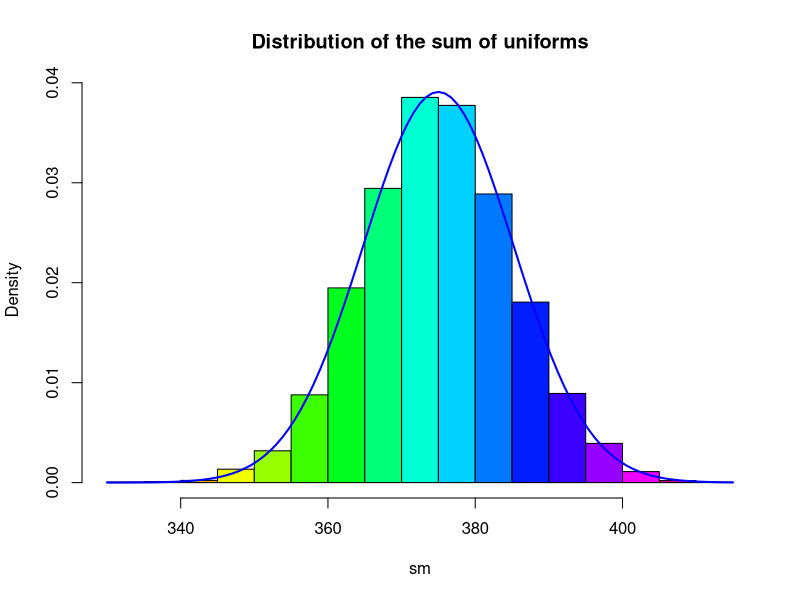
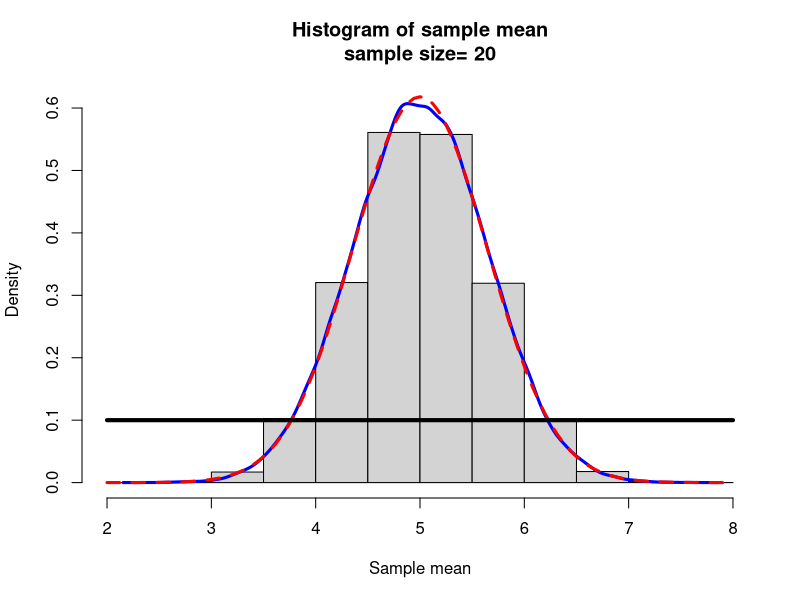
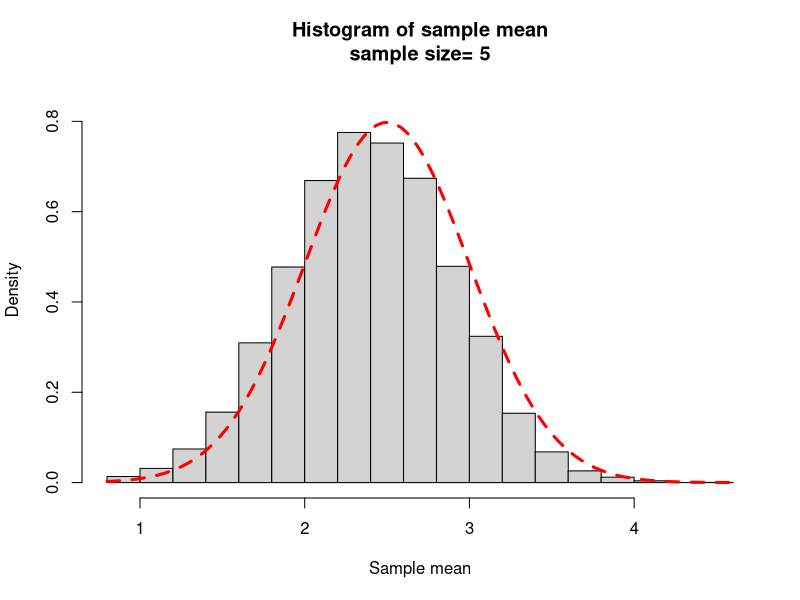
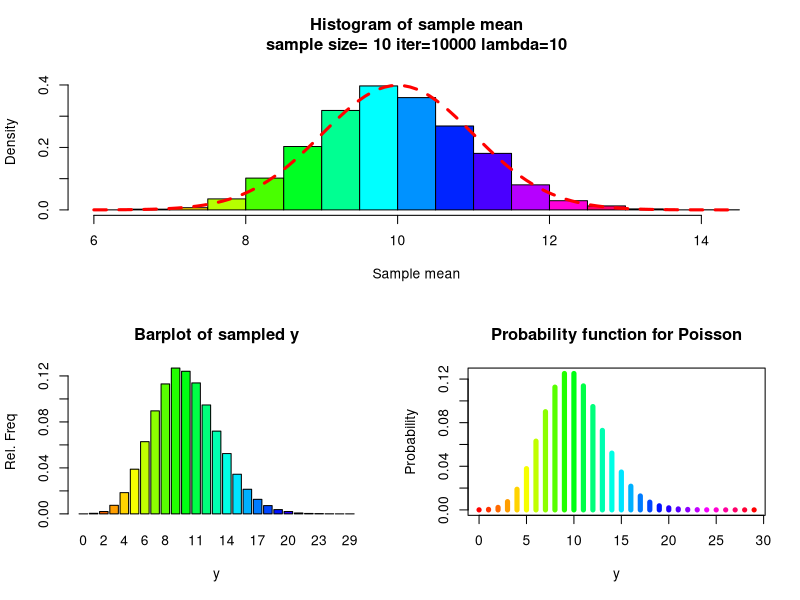
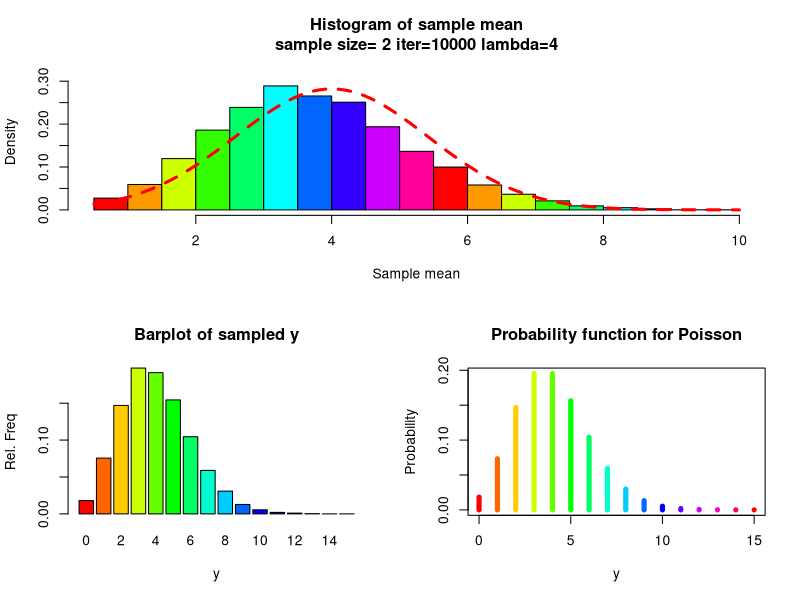
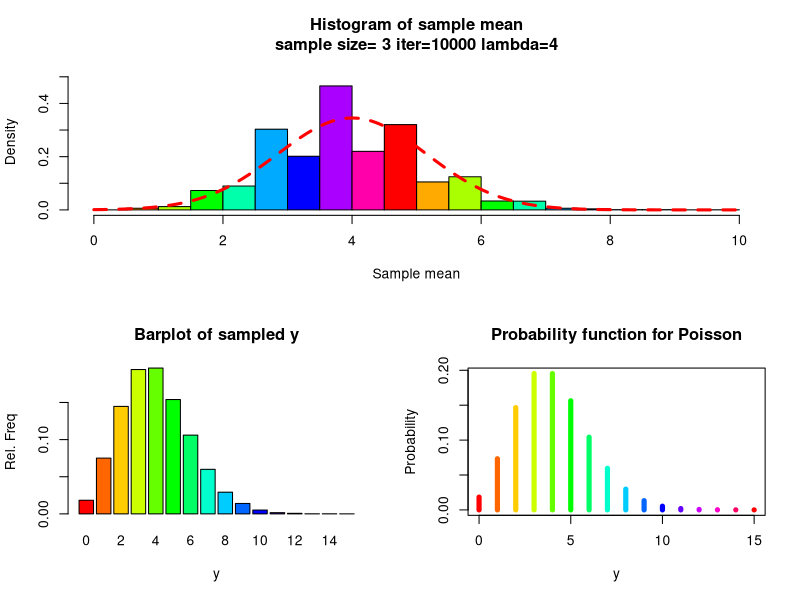
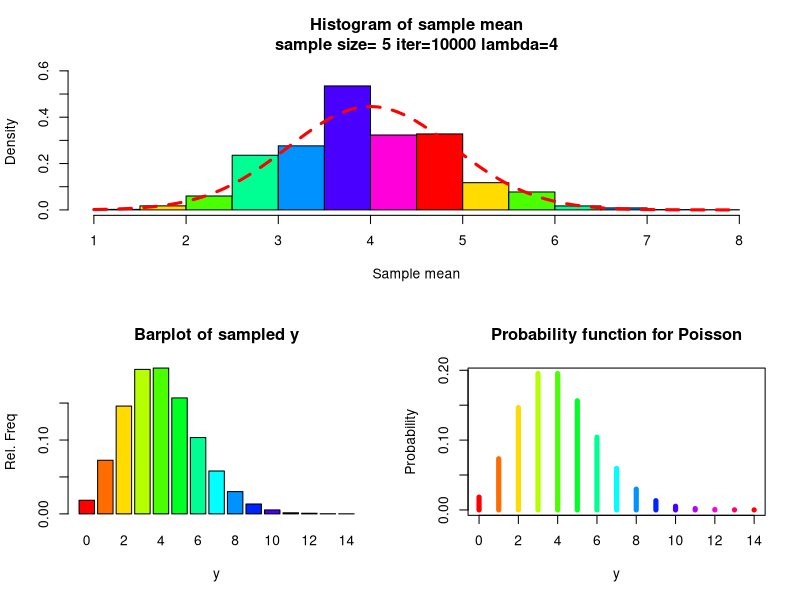
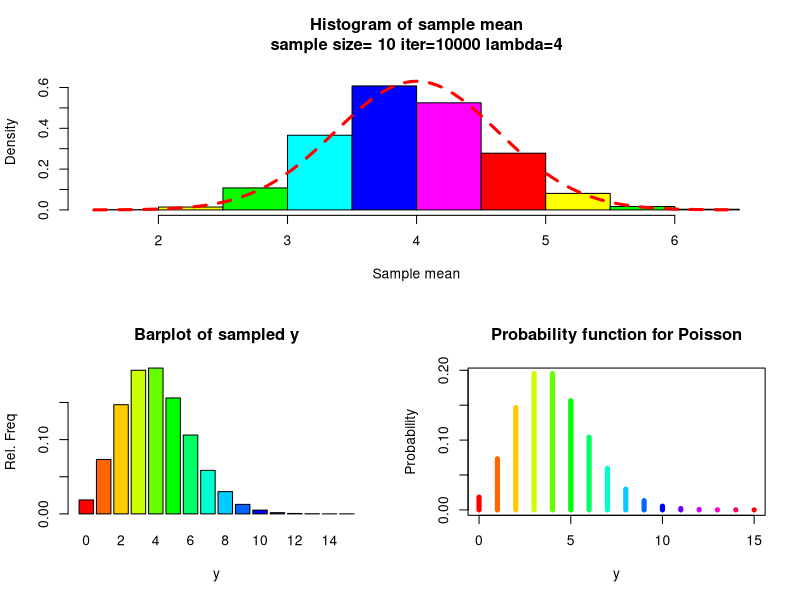

The R source for these figures, in order:

myfun=function(X=6) X^2
myfun(3)
myfun()


myclt=function(n,iter,a=0,b=5){
y=runif(n*iter,a,b)
data=matrix(y,nr=n,nc=iter,byrow=TRUE)
sm=apply(data,2,sum)
h=hist(sm,plot=FALSE)
hist(sm,col=rainbow(length(h$mids)),freq=FALSE,main="Distribution of the sum of uniforms")
curve(dnorm(x,mean=n*(a+b)/2,sd=sqrt(n*(b-a)^2/12)),add=TRUE,lwd=2,col="Blue")
sm
}
w=myclt(n=50,iter=10000,a=5,b=10)

w


################### uniform ##########################
### CLT uniform
## my Central Limit Function
## Notice that I have assigned default values which can be changed when the function is called
mycltu=function(n,iter,a=0,b=10){
## r-random sample from the uniform
y=runif(n*iter,a,b)
## Place these numbers into a matrix
## The columns will correspond to the iteration and the rows will equal the sample size n
data=matrix(y,nr=n,nc=iter,byrow=TRUE)
## apply the function mean to the columns (2) of the matrix
## these are placed in a vector w
w=apply(data,2,mean)
## We will make a histogram of the values in w
## How high should we make y axis?
## All the values used to make a histogram are placed in param (nothing is plotted yet)
param=hist(w,plot=FALSE)
## Since the histogram will be a density plot we will find the max density

ymax=max(param$density)
## To be on the safe side we will add 10% more to this
ymax=1.1*ymax
## Now we can make the histogram
hist(w,freq=FALSE,  ylim=c(0,ymax), main=paste("Histogram of sample mean",
"\n", "sample size= ",n,sep=""),xlab="Sample mean")
## add a density curve made from the sample distribution
lines(density(w),col="Blue",lwd=3) # add a density plot
## Add a theoretical normal curve
curve(dnorm(x,mean=(a+b)/2,sd=(b-a)/(sqrt(12*n))),add=TRUE,col="Red",lty=2,lwd=3) # add a theoretical curve
## Add the density from which the samples were taken
curve(dunif(x,a,b),add=TRUE,lwd=4)

}
mycltu(n=20,iter=100000)

##############################  Binomial #########


## CLT Binomial
## CLT will work with discrete or continuous distributions
## my Central Limit Function
## Notice that I have assigned default values which can be changed when the function is called

mycltb=function(n,iter,p=0.5,...){

## r-random sample from the Binomial
y=rbinom(n*iter,size=n,prob=p)
## Place these numbers into a matrix
## The columns will correspond to the iteration and the rows will equal the sample size n
data=matrix(y,nr=n,nc=iter,byrow=TRUE)
## apply the function mean to the columns (2) of the matrix
## these are placed in a vector w
w=apply(data,2,mean)
## We will make a histogram of the values in w
## How high should we make y axis?
## All the values used to make a histogram are placed in param (nothing is plotted yet)
param=hist(w,plot=FALSE)
## Since the histogram will be a density plot we will find the max density

ymax=max(param$density)
## To be on the safe side we will add 10% more to this
ymax=1.1*ymax

## Now we can make the histogram
## freq=FALSE means take a density
hist(w,freq=FALSE,  ylim=c(0,ymax),
main=paste("Histogram of sample mean","\n", "sample size= ",n,sep=""),
xlab="Sample mean",...)
## add a density curve made from the sample distribution
#lines(density(w),col="Blue",lwd=3) # add a density plot
## Add a theoretical normal curve
curve(dnorm(x,mean=n*p,sd=sqrt(p*(1-p))),add=TRUE,col="Red",lty=2,lwd=3)

}


mycltb(n=5,iter=10000,p=0.5)


####### Poisson ######################

## CLT Poisson
## CLT will work with discrete or continuous distributions
## my Central Limit Function
## Notice that I have assigned default values which can be changed when the function is called

mycltp=function(n,iter,lambda=10,...){

## r-random sample from the Poisson
y=rpois(n*iter,lambda=lambda)
## Place these numbers into a matrix
## The columns will correspond to the iteration and the rows will equal the sample size n
data=matrix(y,nr=n,nc=iter,byrow=TRUE)
## apply the function mean to the columns (2) of the matrix
## these are placed in a vector w
w=apply(data,2,mean)
## We will make a histogram of the values in w
## How high should we make y axis?
## All the values used to make a histogram are placed in param (nothing is plotted yet)
param=hist(w,plot=FALSE)
## Since the histogram will be a density plot we will find the max density

ymax=max(param$density)
## To be on the safe side we will add 10% more to this
ymax=1.1*ymax

## Make a suitable layout for graphing
layout(matrix(c(1,1,2,3),nr=2,nc=2, byrow=TRUE))

## Now we can make the histogram
hist(w,freq=FALSE,  ylim=c(0,ymax), col=rainbow(max(w)),
main=paste("Histogram of sample mean","\n", "sample size= ",n," iter=",iter," lambda=",lambda,sep=""),
xlab="Sample mean",...)
## add a density curve made from the sample distribution
#lines(density(w),col="Blue",lwd=3) # add a density plot
## Add a theoretical normal curve
curve(dnorm(x,mean=lambda,sd=sqrt(lambda/n)),add=TRUE,col="Red",lty=2,lwd=3) # add a theoretical curve

# Now make a new plot
# Since y is discrete we should use a barplot
barplot(table(y)/(n*iter),col=rainbow(max(y)), main="Barplot of sampled y", ylab ="Rel. Freq",xlab="y" )
x=0:max(y)
plot(x,dpois(x,lambda=lambda),type="h",lwd=5,col=rainbow(max(y)),
main="Probability function for Poisson", ylab="Probability",xlab="y")
}


mycltp(n=10,iter=10000)

# Lambda = 4
pois1 = mycltp(n=2, iter=10000, lambda = 4)
pois2 = mycltp(n=3, iter=10000, lambda = 4)
pois3 = mycltp(n=5, iter=10000, lambda = 4)
pois4 = mycltp(n=10, iter=10000, lambda = 4)
pois5 = mycltp(n=20, iter=10000, lambda = 4)

# Lambda = 10
pois1 = mycltp(n=2, iter=10000, lambda = 10)
pois2 = mycltp(n=3, iter=10000, lambda = 10)
pois3 = mycltp(n=5, iter=10000, lambda = 10)
pois4 = mycltp(n=10, iter=10000, lambda = 10)
pois5 = mycltp(n=20, iter=10000, lambda = 10)
